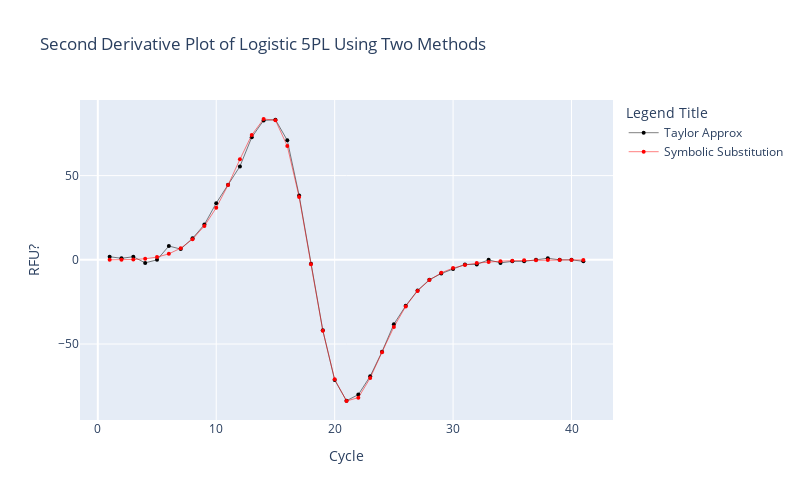

This figure's notebook cell:
### Code cell
# print (popt)
from sympy import *
x, a, b, c, d, g = symbols('x a b c d g')
# eqn = d+((a-d)/((1+(x/c)**b)**g))
firstD = diff(d+((a-d)/((1+(x/c)**b)**g)), x) #1st deriv
secondD = diff(d+((a-d)/((1+(x/c)**b)**g)), x, 2) #2nd deriv
secondD_with_subs = secondD.subs({a: 4.04930663e+00, b: 6.34869459e+00, c: 2.12543050e+01, d: 5.00090309e+03, g:2.31685219e+00 })

# secondD_with_subs.evalf(subs={x:20})
# secondD.evalf(subs={x: 20, a: 4.04930663e+00, b: 6.34869459e+00, c: 2.12543050e+01, d: 5.00090309e+03, g:2.31685219e+00 }) #-70.9297
secondDSubs_lambdified = lambdify(x, secondD_with_subs, "numpy")
secondDPoints = secondDSubs_lambdified(cycles)
# print (secondDPoints)

# plot 2nd deriv data
deriv = go.Figure()
deriv.add_trace(go.Scatter(x=cycles, y=second, mode='lines+markers', name='Taylor Approx', marker=dict(size=4, color='black'), line=dict(color='black', width=0.5)))
deriv.add_trace(go.Scatter(x=cycles, y=secondDPoints, mode='lines+markers', name='Symbolic Substitution', marker=dict(size=4, color='red'), line=dict(color='red', width=0.5)))

deriv.update_layout(
    autosize=False,
    width=800,
    height=500, 
    title="Second Derivative Plot of Logistic 5PL Using Two Methods",
    xaxis_title="Cycle",
    yaxis_title="RFU?",
    legend_title="Legend Title",)
deriv.show()

### Figure 1 — Plotly figure (JSON) as saved in the notebook; plotly's stock layout.template omitted (floating-point values rounded to 4 significant figures)
{"data": [{"line": {"color": "black", "width": 0.5}, "marker": {"color": "black", "size": 4}, "mode": "lines+markers", "name": "Taylor Approx", "type": "scatter", "x": [1, 2, 3, 4, 5, 6, 7, 8, 9, 10, 11, 12, 13, 14, 15, 16, 17, 18, 19, 20, 21, 22, 23, 24, 25, 26, 27, 28, 29, 30, 31, 32, 33, 34, 35, 36, 37, 38, 39, 40, 41], "y": [1.819, 0.9095, 1.819, -1.819, 0, 8.185, 6.366, 12.73, 20.92, 33.65, 44.57, 55.48, 72.76, 82.76, 83.22, 70.94, 38.2, -2.274, -41.84, -71.4, -83.67, -80.04, -69.12, -54.57, -38.2, -27.28, -18.19, -11.82, -8.185, -5.457, -2.728, -2.728, 0, -1.819, -0.9095, -0.9095, 0, 0.9095, 0, 0, -0.9095]}, {"line": {"color": "red", "width": 0.5}, "marker": {"color": "red", "size": 4}, "mode": "lines+markers", "name": "Symbolic Substitution", "type": "scatter", "x": [1, 2, 3, 4, 5, 6, 7, 8, 9, 10, 11, 12, 13, 14, 15, 16, 17, 18, 19, 20, 21, 22, 23, 24, 25, 26, 27, 28, 29, 30, 31, 32, 33, 34, 35, 36, 37, 38, 39, 40, 41], "y": [0.001469, 0.02993, 0.1745, 0.6096, 1.608, 3.547, 6.907, 12.24, 20.1, 30.86, 44.39, 59.66, 74.13, 83.62, 82.87, 67.58, 37.29, -2.624, -42.08, -70.93, -83.83, -81.85, -70.21, -54.82, -39.93, -27.65, -18.47, -12.03, -7.717, -4.903, -3.102, -1.961, -1.243, -0.791, -0.5062, -0.3261, -0.2117, -0.1384, -0.09126, -0.06065, -0.04063]}], "layout": {"autosize": false, "height": 500, "legend": {"title": {"text": "Legend Title"}}, "title": {"text": "Second Derivative Plot of Logistic 5PL Using Two Methods"}, "width": 800, "xaxis": {"title": {"text": "Cycle"}}, "yaxis": {"title": {"text": "RFU?"}}}}
